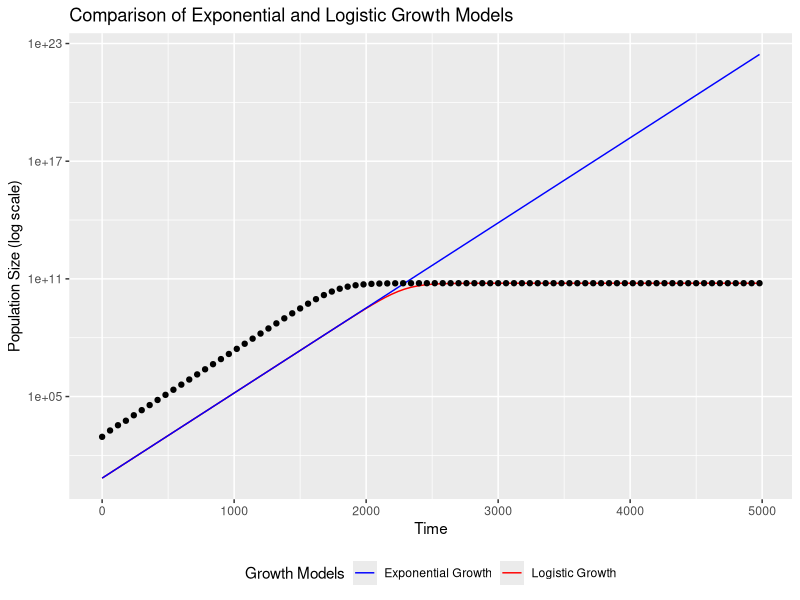

Write R code to recreate this figure.
install.packages("ggplot2")
library(ggplot2)

# Question 2: find pop size when t = 4980 in exponential and logistic growth models

growth_data <- read.csv("experiment1.csv")

# inital pop size
N0 <- 6.903e+00

# growth rate
r <- 9.990e-03

# time elapsed
t <- 4980

# Use formula N(t) = N0 x e^rt:

expo_fun <- function(t) {
  
  N_t <- N0 * exp(r*t)
  
  return(N_t)
  
}

pop_4980_expo <- expo_fun(4980)
pop_4980_expo

# Logistic growth model (from plot_data_and_model.R): 

K <- 5.979e+10

logistic_fun <- function(t) {
  
  N <- (N0*K*exp(r*t))/(K-N0+N0*exp(r*t))
  
  return(N)
  
}

# create a variable, calling the function with t = 4980 and output N:

pop_4980_logistic <- logistic_fun(4980)
pop_4980_logistic

# Question 3: make a graph of exponential / logistic growth curves:

ggplot(aes(t, N), data = growth_data) +
  # include two different models, specify that they are different colours
  geom_function(aes(colour="Logistic Growth"), fun=logistic_fun) +
  
  geom_function(aes(colour="Exponential Growth"), fun=expo_fun) +
  
  geom_point() +
  #transform y axis
  scale_y_continuous(trans='log10') +
  #add title + axis
  labs(
    title = "Comparison of Exponential and Logistic Growth Models",
    x = "Time",
    y = "Population Size (log scale)"
  ) +
  # add a legend, put it at the bottom of the graph and specify the colours of the model lines
  scale_colour_manual(
    name = "Growth Models",
    values = c("Logistic Growth" = "red", "Exponential Growth" = "blue")
  ) +
  
  theme(legend.position = "bottom")
